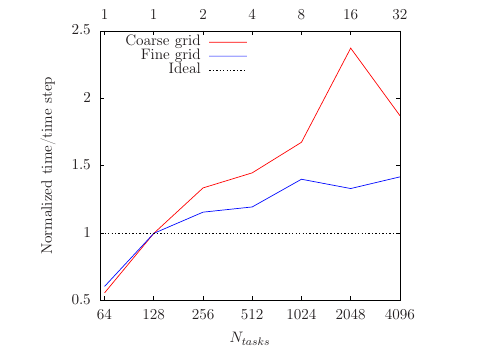

Generate this figure with gnuplot:
reset
set terminal epslatex standalone linewidth 2
set output 'p3.eps'
set output 'p3.tex'
set size ratio 0.9
set lmargin at screen 0.2
set rmargin at screen 0.8
set xrange [60:4096]
set x2range [60:4096]
set yrange [0.5:2.5]
set xtics ('64' 64,'128' 128,'256' 256,'512' 512,'1024' 1024,'2048' 2048,'4096' 4096,'8192' 8192,'16384' 16384)
set x2tics ('1' 64,'1' 128,'2' 256,'4' 512,'8' 1024,'16' 2048,'32' 4096,'64' 8192,'128' 16384)
set xlabel '$N_{tasks}$' offset 0,0.
set ylabel 'Normalized time/time step' offset 0,0 rotate by 90
set key font ",20"
set key top left
set logscale xx2

plot 'weakscaling.dat' u 3:4 title 'Coarse grid' with lines dt 1 lc rgb '#ff0000', \
     'weakscaling.dat' u 3:5 title 'Fine grid' with lines dt 1 lc rgb '#0008ff', \
     'weakscaling.dat' u 3:($3/$3) title 'Ideal' with lines dt 2 lc rgb '#000000'

# notitle with lines lt 6 lw 3 dt 1 lc rgb '#3081B7'

set output
system('latex p3.tex && dvips p3.dvi && ps2pdf p3.ps')
system('rm p3.tex p3.log p3.aux p3.dvi p3.eps p3-inc.eps p3.ps')
system('mv p3.pdf weak.pdf')
system('open weak.pdf')
